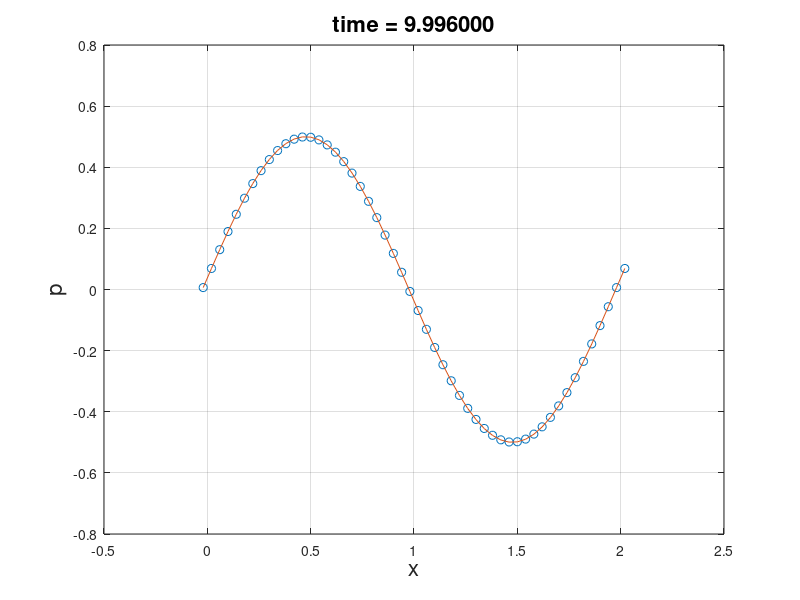
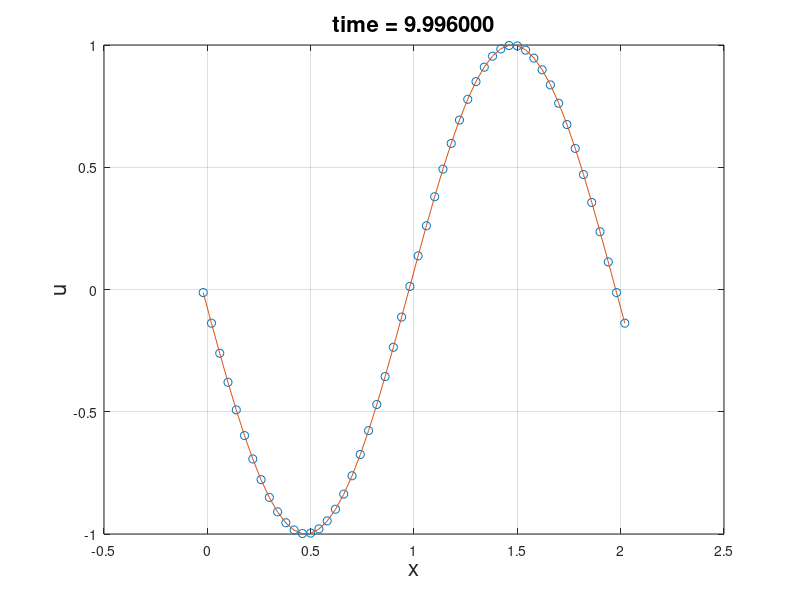

Write MATLAB code to recreate these figures, in order.
% solving the 1d acoustics equation for simple wave 
% problem is 1d acoustic with a0 = 1; rho = 1/2;
% ic is p'(x,0) = sin(pi*x)/2 ; u'(x,0) = -sin(pi*x)

% implementation of 1D linear Advection problem by Active Flux Scheme
% order of Accuracy is three
% formulas for scheme have been taken from eymann's thesis
% initial condition and problem has been taken from maeng's thesis
% wave speed is negative

function one_d_acoustic_1
clear all;                                             % clearing workspace
clc;                                                   % clearing workspace
format long;                                          % for better accuracy
hold off;                                    % to not repeat previous curve
xa = 0.0;                              % left limit of computational domain
xb = 2.0;                             % right limit of computational domain
t = 0.0;                                                    % starting time
tend = 10.0;                                   % time at which soln is reqrd
No_Cell = 50;                                             % number of cells 
Delta_x = (xb-xa)/No_Cell;                                             % dx
Cell_Centers = xa-Delta_x/2:Delta_x:xb+Delta_x/2;            % cell centers
Cell_Interfaces = xa-Delta_x:Delta_x:xb+Delta_x;          % cell interfaces
n = size(Cell_Centers,2);                          % number of cell centers
m = size(Cell_Interfaces,2);                    % number of cell interfeces
u0 = -sqrt(2)*sin(pi*Cell_Centers);                 % initial condition
v0 = -sqrt(2)*sin(pi*Cell_Interfaces);              % initial condition
w0 = ( v0(1:m-1) + 4*u0(1:n)  + v0(2:m) )/6;    % constructing cell average

U0 = 0*Cell_Centers;                 % initial condition
V0 = 0*Cell_Interfaces;              % initial condition
W0 = ( V0(1:m-1) + 4*U0(1:n)  + V0(2:m) )/6;    % constructing cell average

v1 = v0; w1=w0; v=0.7;                  % pre allocating v1 and w1 cfl =0.7
V1 = V0; W1=W0;

while(t<tend)
    dt = v * Delta_x;                                      % time step size
    dt = min(tend-dt,dt);                      % so that final time is tend
    % cell inrerface values update
    v1(1:m-2) = (1-v)*(1-3*v)*v0(1:m-2) + 6*v*(1-v)*w0(1:n-1)  + v*(3*v-2)*v0(2:m-1);
    v1(m) = v1(3); v1(m-1) = v1(2);        % periodic boundary conditions
    % cell average update
    w1(2:n-1) = -v*(1-v)^2*v0(2:m-2) + (1-v)^2*(1+2*v)*w0(2:n-1) + v*(1-v)*v0(3:m-1) + v^2*(3-2*v)*w0(3:n) + v^2*(v-1)*v0(4:m);
    w1(1) = w1(n-1); w1(n) = w1(2);          % periodic boundary conditions
    v0 = v1; w0 = w1;                % for next time step, to continue loop
    
    
    % cell inrerface values update
    V1(3:m) = v*(3*v-2)*V0(2:m-1) + 6*v*(1-v)*W0(2:n)  + (1-v)*(1-3*v)*V0(3:m);
    V1(1) = V1(m-2); V1(2) = V1(m-1);        % periodic boundary conditions
    % cell average update
    W1(2:n-1) = v^2*(v-1)*V0(1:m-3) + v^2*(3-2*v)*W0(1:n-2) + v*(1-v)*V0(2:m-2) + (1-v)^2*(1+2*v)*W0(2:n-1) - v*(1-v)^2*V0(3:m-1);
    W1(1) = W1(n-1); W1(n) = W1(2);          % periodic boundary conditions
    V0 = V1; W0 = W1;                % for next time step, to continue loop
    
    exact_neg = -sqrt(2)*sin(pi*(Cell_Centers+t+dt));
    exact_pos = U0;
    
    pressure = (-w1 + W1)/(2*sqrt(2));
    velocity = (w1 + W1)/sqrt(2);
    
    exact_pressure = (-exact_neg + exact_pos)/(2*sqrt(2));
    exact_velocity = (exact_neg + exact_pos)/sqrt(2);
    
    %ploting of solution and exact solution;
    figure(1)
    hold off;
    plot(Cell_Centers,pressure,'o')
    grid on;
    hold on;
    plot(Cell_Centers,exact_pressure);
    ylabel('p','fontsize', 16)
    xlabel('x','fontsize', 16)
    title(sprintf('time = %f',t),'fontsize',16)
    drawnow;
    
    figure(2)
    hold off;
    plot(Cell_Centers,velocity,'o')
    grid on;
    hold on;
    plot(Cell_Centers,exact_velocity);
    ylabel('u','fontsize', 16)
    xlabel('x','fontsize', 16)
    title(sprintf('time = %f',t),'fontsize',16)
    drawnow;
    t=t+dt;
end
L2_pressure=sqrt((1/((xb-xa+2*Delta_x)*(dt))).*sum(abs(pressure*Delta_x*dt-exact_pressure*Delta_x*dt).^2))
L2_velocity=sqrt((1/((xb-xa+2*Delta_x)*(dt))).*sum(abs(velocity*Delta_x*dt-exact_velocity*Delta_x*dt).^2))